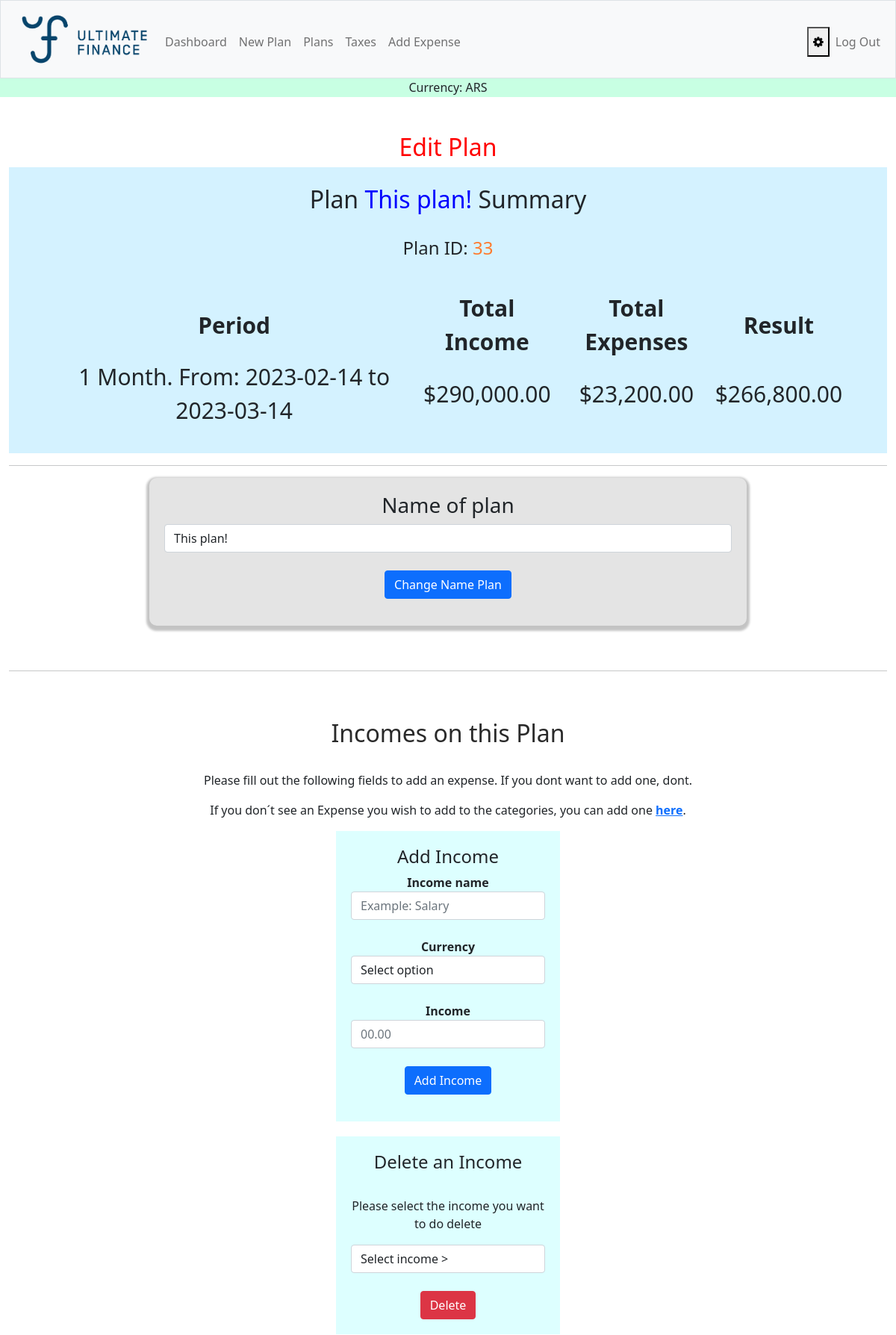
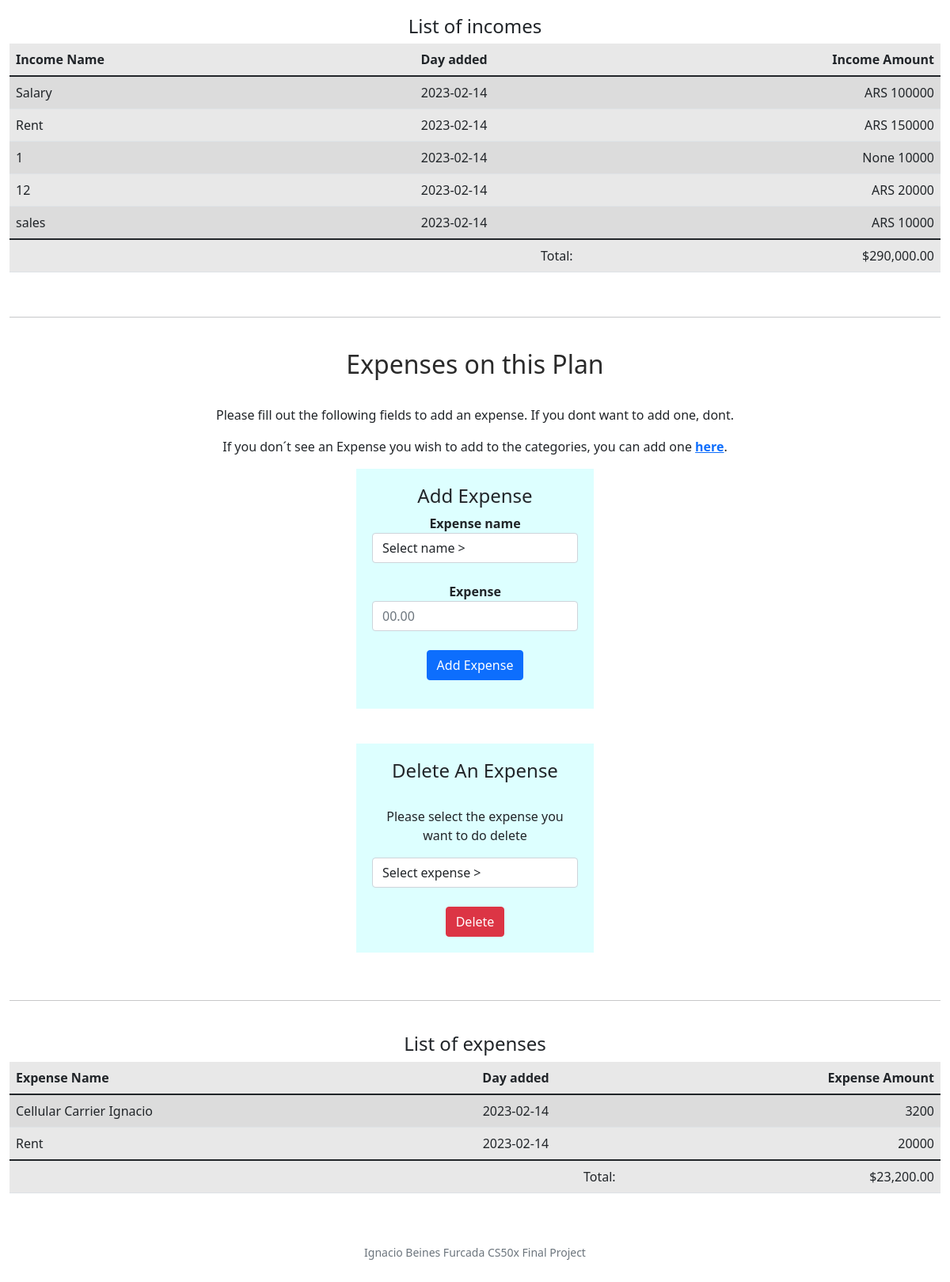
Screenshot of /edit_plan/33 (signed in) with the database file from the repository (2 pictures, top to bottom).
### tables this page shows
CREATE TABLE plans (id INTEGER PRIMARY KEY NOT NULL, day_added DATETIME,
name TEXT, period TEXT, total_income MONEY DEFAULT 0, total_expense MONEY DEFAULT 0, result MONEY DEFAULT 0, user_id INTEGER);

CREATE TABLE incomes (id INTEGER PRIMARY KEY AUTOINCREMENT NOT NULL, day_added DATETIME NOT NULL,
user_id INTEGER, currency TEXT, income NUMERIC, plan_id INTEGER, name TEXT);

CREATE TABLE expenses (id INTEGER PRIMARY KEY AUTOINCREMENT NOT NULL, day_added DATETIME NOT NULL,
user_id INTEGER, plan_id INTEGER, expense NUMERIC, name TEXT);

### app.py (the view, shortened to what this page needs)
@app.route("/edit_plan/<plan_id>", methods=["GET", "POST"])
@login_required
def edit_plan(plan_id):
    user_id = session["user_id"]
    plans = db.execute("SELECT * FROM plans WHERE user_id = ? AND id = ?;", user_id, plan_id)
    now = datetime.date.today()
    index = plans[0]
    plan_name = index["name"]
    PERIOD = index["period"]
    total_income = index["total_income"]
    total_income_format = babel.numbers.format_currency(total_income, '$', locale="en_US")
    total_expense = index["total_expense"]
    total_expense_format = babel.numbers.format_currency(total_expense, '$', locale="en_US")
    result = index["result"]
    result_format = babel.numbers.format_currency(result, '$', locale="en_US")
    incomes = db.execute("SELECT * FROM incomes WHERE user_id = ? AND plan_id=? ORDER BY id ASC", user_id, plan_id)
    expenses = db.execute("SELECT * FROM expenses WHERE user_id = ? AND plan_id=? ORDER BY name ASC", user_id, plan_id)
    types_of_expenses = db.execute("SELECT name FROM types_of_expenses WHERE user_id=?;", user_id)
    return render_template("edit_plan.html", plans=plans, plan_name=plan_name,
                                            plan_id=plan_id, PERIOD=PERIOD,
                                            expenses=expenses, types_of_expenses=types_of_expenses,
                                            currencies=currencies, incomes=incomes, total_income_format=total_income_format,
                                            total_expense_format=total_expense_format, result_format=result_format)

### app.py (called while the page is built)
@app.after_request
def after_request(response):
    response.headers["Cache-Control"] = "no-cache, no-store, must-revalidate"
    response.headers["Expires"] = 0
    response.headers["Pragma"] = "no-cache"
    return response

### extras.py (called while the page is built)
def login_required(f):
    @wraps(f)
    def decorated_function(*args, **kwargs):
        if session.get("user_id") is None:
            return redirect("/login")
        return f(*args, **kwargs)
    return decorated_function

### templates/edit_plan.html (shortened to what this page needs)
{% extends "layout.html" %}
{% block main %}
    <main>
        <h2 style="color:red">Edit Plan</h2>
        <div class="summary">
            <br><h2>Plan <a style="color:blue">{% block content8 %} {{ plan_name }} {% endblock %}</a> Summary</h2><br>
            <h4>Plan ID: {% block content1 %} <a style="color:rgb(255, 122, 45)">{{ plan_id }}</a> {% endblock %}</h4>
            <br>
            <table class="summary_table text-center" style="width:90%">
                <tr>
                    <th>Period</th>
                    <th>Total Income</th>
                    <th>Total Expenses</th>
                    <th>Result</th>
                </tr>
                <tr>
                    <td>{% block content3 %}{{ PERIOD }}{% endblock %}</td>
                    <td>{% block content10 %}{{ total_income_format }}{% endblock %}</td>
                    <td>{% block content13 %}{{ total_expense_format }}{% endblock %}</td>
                    <td>{% block content14 %}{{ result_format }}{% endblock %}</td>
                </tr>
            </table>
            <br>
        </div>
        <hr>
        <form action="/edit_plan/{% block content9 %} {{ plan_id }} {% endblock %}" method="post">
            <div class="container expected_income" >
                <h3>Name of plan</h3>
                <input class="form-control" type="text" name="plan_name" value="{% block content2 %}{{ plan_name }}{% endblock %}" required><br>
                <p><button class=" btn btn-primary" type="submit" >Change Name Plan</button></p>
            </div>
            <br><hr><br><br>
            <h2 class="incomes_expenses_on_this_plan">Incomes on this Plan</h2><br>
            <p>Please fill out the following fields to add an expense. If you dont want to add one, dont. </p>
            <p>If you don´t see an Expense you wish to add to the categories, you can add one <strong><a href="/add_expense">here</a></strong>.</p>
            <div class="form-row expected_income" >
                <div class="col">
                    <h4>Add Income</h4>
                    <strong>Income name</strong>
                    <input class="form-control" type="text" name="income_name" placeholder="Example: Salary"><br>
                    <strong>Currency</strong>
                    <select class="form-control" name="currency">
                        <option selected disabled>Select option</option>
                    </select>
                </div><br>
                <div class="col">
                    <strong>Income</strong>
                    <input class="form-control" type="number" name="income" placeholder="00.00">
                </div>
                <br>
                <p><button class=" btn btn-primary" type="submit" >Add Income</button></p>
            </div>
            <div class="form-row expected_income" >
                <div class="col">
                    <h4 >Delete an Income</h4>
                    <br>
                    <p>Please select the income you want to do delete </p>
                    <select class="form-control " name="income_to_delete">
                        <option selected disabled>Select income ></option>
                    </select>
                </div>
                <br>
                <div class="col">
                    <button type="submit" class="btn btn-danger">Delete</button>
                </div>
            </div>
            <h4>List of incomes</h4>
            <table class="table table-striped grey">
                <thead>
                    <tr>
                        <th class="text-start">Income Name</th>
                        <th class="text-center">Day added</th>
                        <th class="text-end">Income Amount</th>
                    </tr>
                </thead>
                <tbody>
                    {% for income in incomes %}
                        <tr>
                            <td class="text-start">{{ income.name }}</td>
                            <td class="text-center">{{ income.day_added }}</td>
                            <td class="text-end">{{ income.currency }} {{ income.income }}</td>
                        </tr>
                    {% endfor %}
                </tbody>
                <tfoot>
                    <tr>
                        <td class="text-end" colspan="2">Total:</td><td class="text-end">{% block content12 %}{{ total_income_format }}{% endblock %}</td>
                    </tr>
                </tfoot>
            </table>
            <br><hr><br>
            <h2 class="incomes_expenses_on_this_plan">Expenses on this Plan</h2><br>
            <p>Please fill out the following fields to add an expense. If you dont want to add one, dont. </p>
            <p>If you don´t see an Expense you wish to add to the categories, you can add one <strong><a href="/add_expense">here</a></strong>.</p>
            <div class="form-row expected_income" >
                <div class="col">
                    <h4>Add Expense</h4>
                    <strong>Expense name</strong>
                    <select class="form-control" name="expense_name">
                        <option selected disabled>Select name ></option>
                    </select>
                </div>
                <br>
                <div class="col">
                    <strong>Expense</strong>
                    <input class="form-control" type="number" name="expense" placeholder="00.00">
                </div>
                <br>
                <p><button class=" btn btn-primary" type="submit" >Add Expense</button></p>
            </div>
            <br>
            <div class="form-row expected_income" >
                <div class="col">
                    <h4 >Delete An Expense</h4>
                    <br>
                    <p>Please select the expense you want to do delete </p>
                    <select class="form-control" name="expense_to_delete">
                        <option selected disabled>Select expense ></option>
                    </select>
                </div>
                <br>
                <div class="col">
                    <button type="submit" class="btn btn-danger" >Delete</button>
                </div>
            </div>
            <br>
            <hr>
            <br>
            <h4>List of expenses</h4>
            <table class="table table-striped grey">
                <thead>
                    <tr>
                        <th class="text-start">Expense Name</th>
                        <th class="text-center">Day added</th>
                        <th class="text-end">Expense Amount</th>
                    </tr>
                </thead>
               <tbody>
                    {% for expense in expenses %}
                        <tr>
                            <td class="text-start">{{ expense.name }}</td>
                            <td class="text-center">{{ expense.day_added }}</td>
                            <td class="text-end">{{ expense.expense }}</td>
                        </tr>
                    {% endfor %}
                </tbody>
                <tfoot>
                    <tr>
                        <td class="text-end" colspan="2">Total:</td><td class="text-end">{% block content11 %}{{ total_expense_format }}{% endblock %}</td>
                    </tr>
                </tfoot>
            </table>
        </form>
    </main>
{% endblock %}

### static/styles.css (style rules this page uses)
body { min-height: 100vh; display: flex; flex-direction: column; }
.incomes_expenses_on_this_plan { color:rgb(42, 42, 42) }
.expected_income { background-color: rgb(221, 255, 255); margin:auto; max-width: 800px; border-color: #929292; width: 300px; padding: 20px; margin-bottom: 20px; }
.grey { background-color: rgba(128,128,128,.25); }
.container { background-color: rgb(228, 228, 228); margin:auto; max-width: auto; border-radius: 10px; width: auto; padding: 20px; margin-bottom: 20px; box-shadow: 0 3px 3px 4px rgba(0, 0, 0, 0.235); }
form { text-align: center; align-items: center; }
.summary { background-color: rgba(207, 241, 255, 0.89); align-items: center; text-align: center; position: relative; }
.summary_table { margin: 10px auto; position: relative; padding: 15px; font-size: 30px; }
.grey { background-color: rgb(232, 232, 232); }

### rows the page displays
plans: name "This plan!", period "1 Month. From: 2023-02-14 to 2023-03-14", plan_name "This plan!"
incomes: name "Salary", day_added "2023-02-14", currency "ARS", income "100000"
incomes: name "Rent", day_added "2023-02-14", currency "ARS", income "150000"
incomes: name "1", day_added "2023-02-14", currency "None", income "10000"
incomes: name "12", day_added "2023-02-14", currency "ARS", income "20000"
incomes: name "sales", day_added "2023-02-14", currency "ARS", income "10000"
expenses: name "Cellular Carrier Ignacio", day_added "2023-02-14", expense "3200"
expenses: name "Rent", day_added "2023-02-14", expense "20000"

### other values shown
{{ plan_id }} "33"
{{ total_income_format }} "$290,000.00"
{{ total_expense_format }} "$23,200.00"
{{ result_format }} "$266,800.00"
